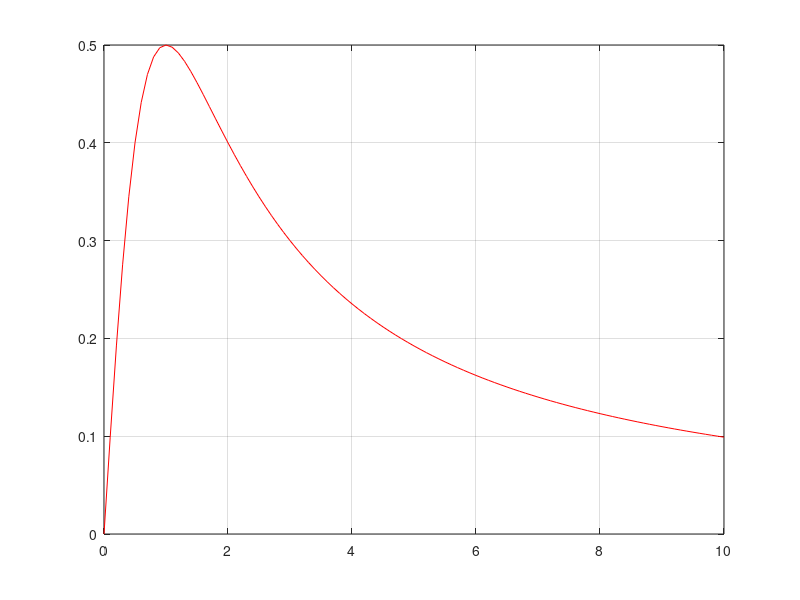

Reproduce this figure in MATLAB. (Note: this script raises an error after producing the figure.)
%EJERCICIO 2 B PRACTICA 5
clear,clc,close all
fpvi=@(t,y) 1./(1+t.^2)-2*y.^2; %funcion del pvi
a=0; %valor minimo del intervalo
b=10; %valor maximo del intervalo
phi=@(t) t./(1+t.^2); %solucion del sistema
y0=0 %aproximacion
tt=0:.1:10;
%ploteo la funcion
plot(tt,phi(tt), 'r'), hold on, grid on;
%debo definir un paso (es decir la long del intervalo sobre n)
%h=(a-b)/n
n=[10 20 40 80];
ln=length(n);
color=['m' 'r' 'b' 'y']
%aproximo a partir del metodo de Euler
for i=1:ln
    [x,y]= Euler(fpvi,a,b,y0, n(i));
    plot(x,y,color(i));
end

